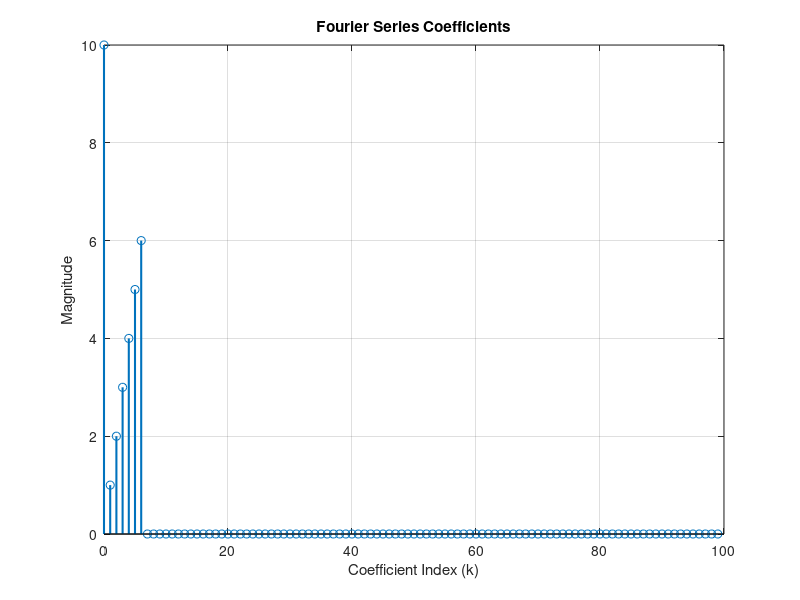
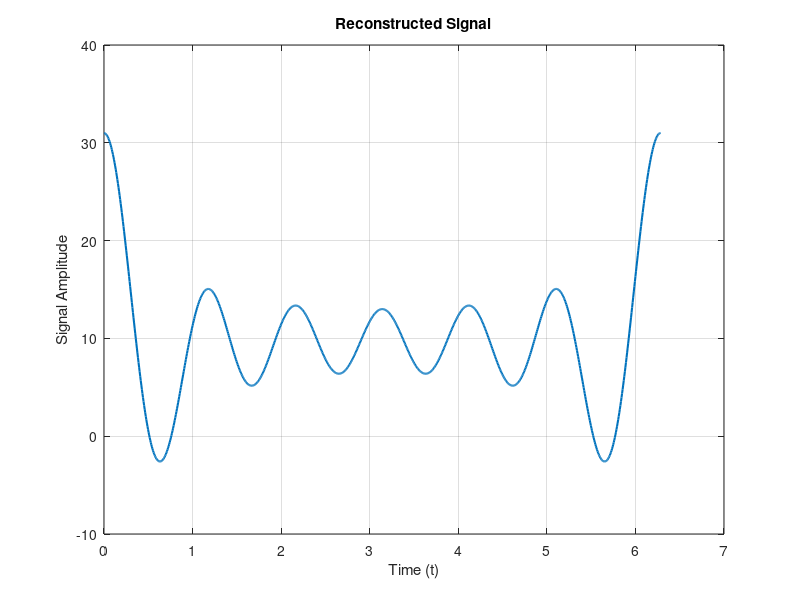

MATLAB code for these plots, in order:
% Fourier Series coefficients
coefficients = zeros(1, 100);
coefficients(1) = 10;   % k = 0
coefficients(2) = 1;    % |k| = 1
coefficients(3) = 2;    % |k| = 2
coefficients(4) = 3;    % |k| = 3
coefficients(5) = 4;    % |k| = 4
coefficients(6) = 5;    % |k| = 5
coefficients(7) = 6;    % |k| = 6
% Number of terms for reconstruction
M = 100;
% Time domain parameters
T = 2*pi;   % Period of the signal (arbitrary choice)
% Frequency domain parameters
w0 = 2*pi / T;  % Fundamental angular frequency
% Initialize time vector
t = linspace(0, T, 1000);  % Time vector for plotting (more points for smooth plot)
% Reconstruct the signal
x_reconstructed = zeros(size(t));
for k = 0:M-1  % Adjusted loop range
    x_reconstructed = x_reconstructed + coefficients(k+1) * exp(1i * k * w0 * t);
end
% Plot Fourier Series coefficients
figure;
stem(0:M-1, abs(coefficients), 'LineWidth', 1.5);
title('Fourier Series Coefficients');
xlabel('Coefficient Index (k)');
ylabel('Magnitude');
grid on;
% Plot reconstructed signal
figure;
plot(t, real(x_reconstructed), 'LineWidth', 1.5);
title('Reconstructed Signal');
xlabel('Time (t)');
ylabel('Signal Amplitude');
grid on;
